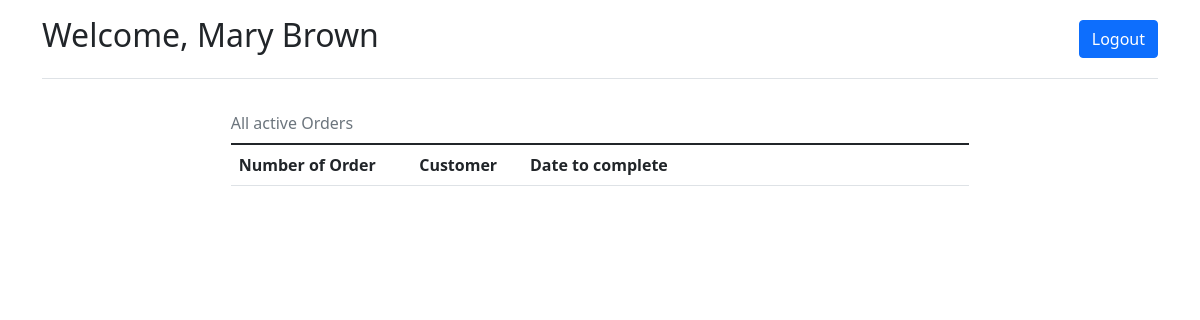
The page /add_order (signed in) on the database as committed earlier.
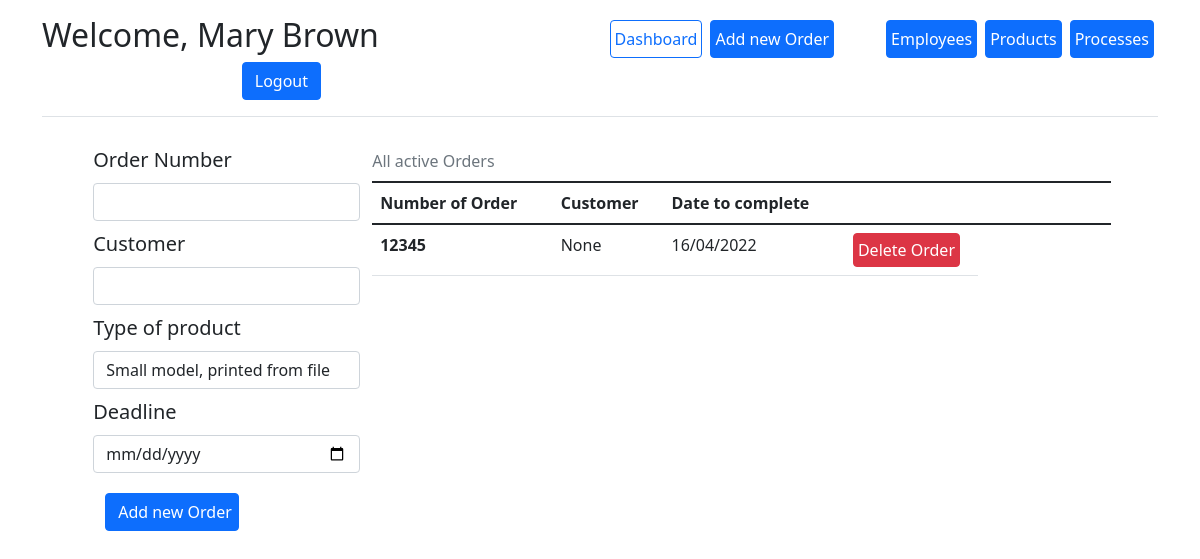
The same page on the database as committed later.
### app/models.py (models this page shows)
class Employee(db.Model, UserMixin):
    id = db.Column(db.Integer, primary_key=True, nullable=False, autoincrement=True)
    first_name = db.Column("First name", db.String)
    last_name = db.Column("Last name", db.String)
    user_name = db.Column("Username", db.String, unique=True)
    password = db.Column("Password", db.String)
    admin = db.Column("Administrator", db.Boolean, default=False)
    processes = db.relationship('Process', backref='employee', lazy='dynamic')

class Order(db.Model):
    order_id = db.Column(db.Integer, primary_key=True, nullable=False)
    customer = db.Column("Name", db.String)
    completed = db.Column("Completed", db.Boolean, default=False)
    date_to_complete = db.Column("Date_to_complete", db.Date)
    products = db.relationship("Product", secondary=orders_products, back_populates="orders")

### app/routes.py (the view, shortened to what this page needs)
@process_app.route('/add_order', methods=['get', 'post'])
@login_required
def add_order():
    table = models.Order.query.all()
    form = AddOrder()
    form.product.choices = [
        (product.product_id, product.name) for product in models.Product.query.all()
    ]
    return render_template('add_order.html', form=form, table=table)

### app/forms.py
class AddOrder(FlaskForm):
    order_id = IntegerField("Order Number", validators=[InputRequired()])
    customer = StringField("Customer", validators=[InputRequired()])
    date = DateField("Deadline", validators=[InputRequired()])
    product = SelectField("Type of product", validators=[InputRequired()])
    submit = SubmitField()

### app/__init__.py (called while the page is built)
@login_manager.user_loader
def load_user(user_id):
    return Employee.query.get(int(user_id))

### app/templates/add_order.html
{% extends "base.html" %}
{% block content %}
<div class="container">
    <div class="row g-3 justify-content-md-center">
        {% if current_user.admin %}
        <form action="" method="post" class="d-flex flex-column w-25  fs-5">
            {{ form.order_id.label(class="form-label m-1") }}
            {{ form.order_id(class="form-control m-1") }}
            {{ form.customer.label(class="form-label m-1") }}
            {{ form.customer(class="form-control m-1") }}
            {{ form.product.label(class="form-label m-1") }}
            {{ form.product(class="form-control m-1") }}
            {{ form.date.label(class="form-label m-1") }}
            {{ form.date(class="form-control m-1") }}
            {{ form.submit(class="btn btn-primary m-3 w-50", value="Add new Order") }}
        </form>
        {% endif %}
        <div class="col-8">
            <table class="table table-hover">
                <caption class="caption-top test-center">All active Orders</caption>
                <thead>
                <tr>
                    <th scope="col">Number of Order</th>
                    <th scope="col">Customer</th>
                    <th scope="col">Date to complete</th>
                    <th scope="col" style="width:18%;"></th>
                    <th scope="col" style="width:18%;"></th>
                </tr>
                </thead>
                <tbody>
                {% for order in table %}
                <tr>
                    <td class="fw-bold">{{ order.order_id }}</td>
                    <td>{{ order.customer }}</td>
                    <td>{{ order.date_to_complete.strftime('%d/%m/%Y') }}</td>
                    <td>
                        <a href="{{ url_for('remove_order', order_id=order.order_id) }}" class="btn btn-danger p-1">Delete
                            Order</a>
                    </td>
                </tr>
                {% endfor %}
                </tbody>
            </table>
        </div>
    </div>
</div>
{% endblock %}

### app/templates/base.html (shortened to what this page needs)
<!DOCTYPE html>
<html lang="en">
<head>
    <link href="https://cdn.jsdelivr.net/npm/bootstrap@5.1.3/dist/css/bootstrap.min.css" rel="stylesheet"
>
</head>
<body>
{% include "navbar.html" %}
{% block content %}
{% endblock %}
</body>
</html>

### app/templates/navbar.html
<div class="container">
    <header class="d-flex flex-wrap align-items-center justify-content-center justify-content-md-between py-3 mb-4 border-bottom">
    {% if current_user.is_authenticated %}
    <h2>Welcome, {{ current_user.first_name}} {{ current_user.last_name}}</h2>
    {% endif %}
    {% if current_user.is_authenticated and current_user.admin %}
    <ul class="nav col-12 col-md-auto mb-2 justify-content-center mb-md-0">
        <li><a href="{{ url_for('dashboard') }}" class="px-1 mx-1 btn btn-outline-primary">Dashboard</a></li>
        <li><a href="{{ url_for('add_order') }}" class="px-1 ms-1 me-5 btn btn-primary">Add new Order</a></li>
        <li><a href="{{ url_for('add_user') }}" class="px-1 mx-1 btn btn-primary">Employees</a></li>
        <li><a href="{{ url_for('add_product') }}" class="px-1 mx-1 btn btn-primary">Products</a></li>
        <li><a href="{{ url_for('add_process') }}" class="px-1 mx-1 btn btn-primary">Processes</a></li>
    </ul>
    {% endif %}
    <div class="col-md-3 text-end">
        {% if current_user.is_authenticated %}
        <a href="{{ url_for('logout') }}" class="btn btn-primary">Logout</a>
        {% else %}
        <a href="{{ url_for('login') }}" class="btn btn-outline-primary me-2">Login</a>
        {% endif %}
    </div>
</header>
</div>

Rows that differ between the two databases and show on the page:
changed Employee "Mary": Administrator False → True (drawn)
added Order: order_id "12345", customer "None", date_to_complete "16/04/2022"
Other text that changed with them:
form field product: (not shown) → "Small model, printed from file"
form field submit: (not shown) → "Add new Order"
text now shown: "Dashboard Add new Order Employees Products Processes Order Number Customer Type of product Deadline"
